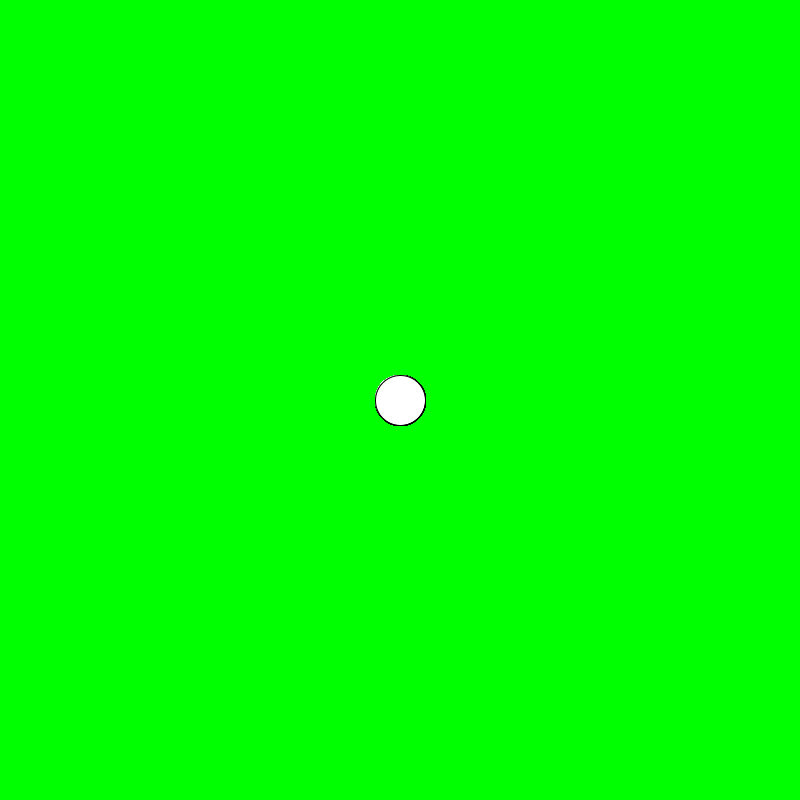
Frame 1 (no input)
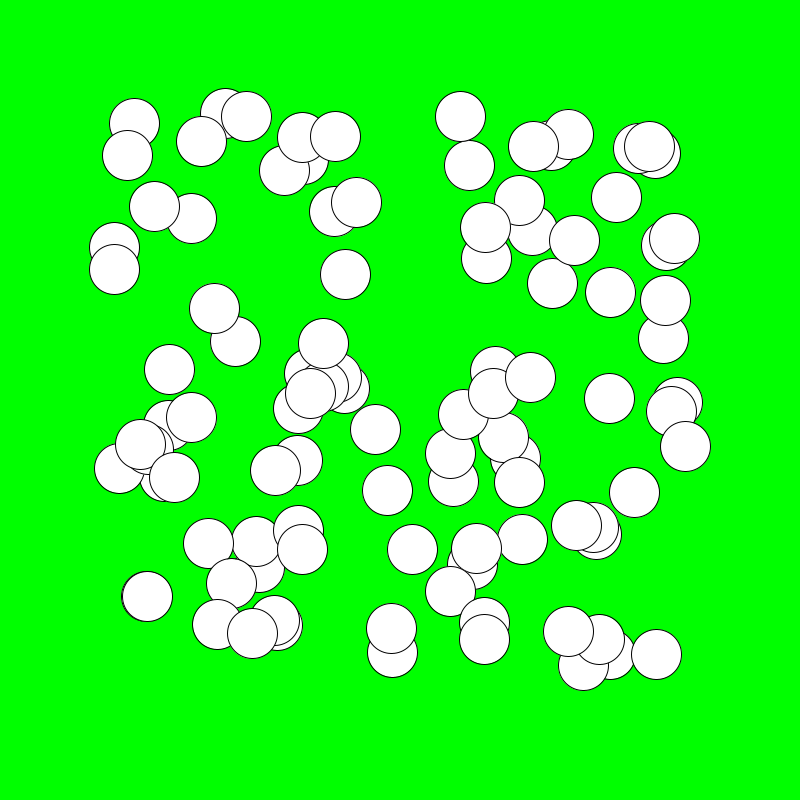
Frame 60 (the mouse pressed at the canvas centre just before this capture)
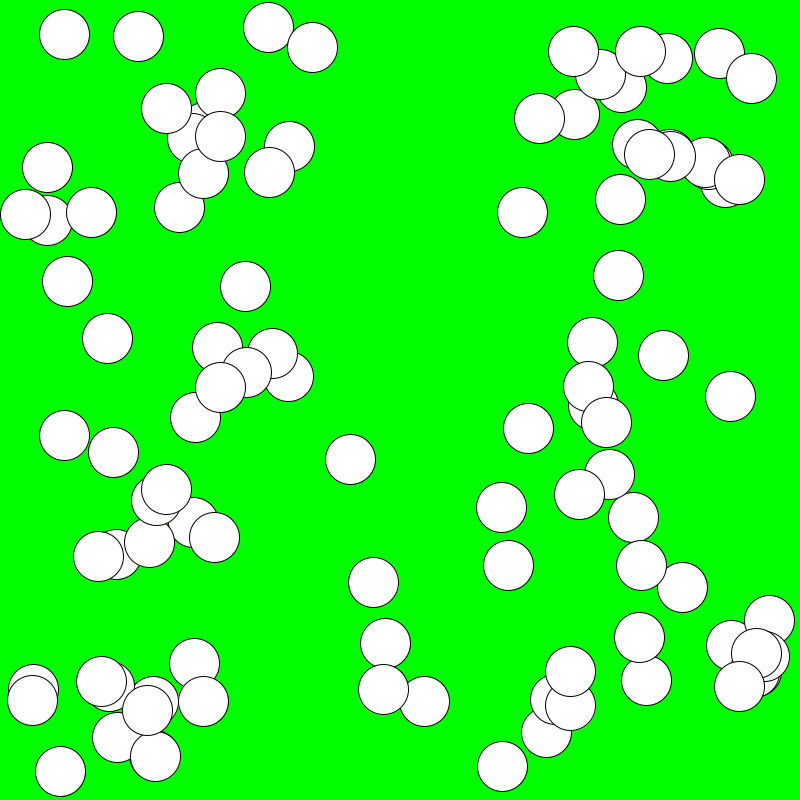
Frame 120 (the mouse held since frame 60 and released just before this capture)

The Processing sketch that drew these frames (run headless with seeded random() and noise(); from frame 60 on, the mouse is pressed at the canvas centre):

// Processing sketch: bouncing_balls_arrays
// ── bouncing_balls_arrays.pde

int num = 100;

float [] x = new float[num];
float [] y = new float[num];
float [] dx = new float[num];
float [] dy = new float[num];


void setup(){
  size(800,800);
  for (int i = 0; i < x.length; i++) {
    x[i] = width/2;
  y[i] = height/2;
  dx[i] = random(-5,5);
  dy[i] = random(-5,5);
  }
  
  
  
}


void draw() {
  background(0,255,0);
  float s = 50;

  for (int i = 0; i < x.length; i++) {
  if (dist(mouseX, mouseY, x[i], y[i]) < s/2) {
    fill(0);
  } else {
    fill (255);
  }
  }
   for (int i = 0; i < x.length; i++) { 
   
   ellipse(x[i], y[i], s, s);
  
   x[i] += dx[i];
   y[i] += dy[i];
  
   if (x[i] > width - s/2 || x[i] < s/2) {
   dx[i] = -dx[i]; 
  }
   if (y[i] > height - s/2 || y[i] < s/2) {
    dy[i] = -dy[i];
  }
  }
}
